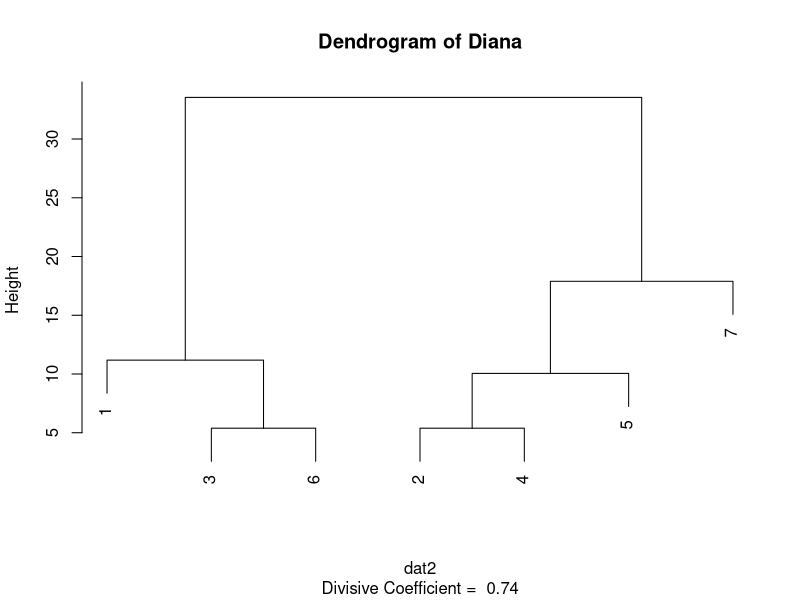

Source code (R):
# ch12.4 Diana

# load packages
library(cluster)

# read csv file
dat1 <- read.csv("data/ch12_dat3.csv")
dat2 <- dat1[, -1]

# DIANA clustering
clus_diana <- diana(dat2)

# Plot dendrogram
plot(clus_diana, which.plots = 2, main = "Dendrogram of Diana")
